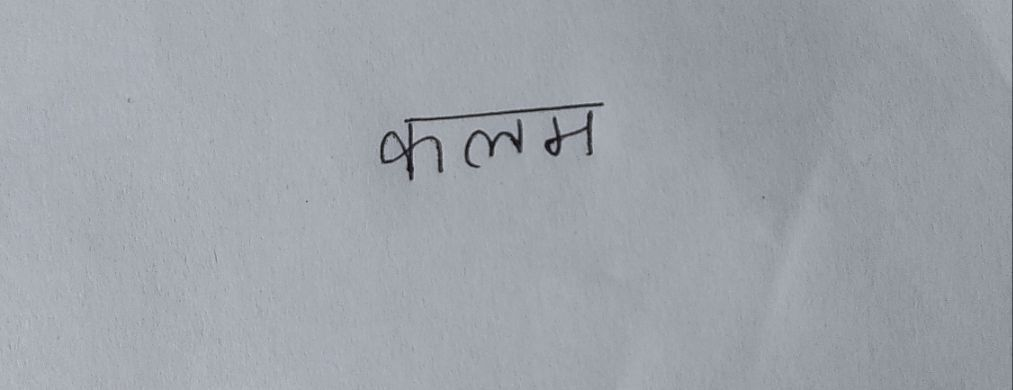
#> input picture word_segmentation/kalama_nocam.jpg, 1013 x 390 px, found by its file name
$ python bgremover.py
#> lines starting #> are read from the running program, lines starting #| are printed output that depends on the picture; after the words box and inside, x2 and y2 are one past the last pixel; in counts of white or black regions, pixels touching at a corner belong together
import cv2
import numpy as np
from PIL import Image

def preprocess_image(image_path):
    # Open the image file
#> called with image_path = 'word_segmentation\\kalama_nocam.jpg'
    img = Image.open(image_path)
#> img is the input picture: PIL image 1013x390 RGB; mean R, G, B 158.1, 163.1, 169.1

    # Convert the image to a numpy array
    img_array = np.array(img)

    # Check if the image is grayscale
    if len(img_array.shape) == 2 or img_array.shape[2] == 1:
        # The image is already grayscale
        gray = img_array
    else:
        # The image is not grayscale, convert it
        gray = cv2.cvtColor(img_array, cv2.COLOR_RGB2GRAY)

    # Apply a Gaussian blur to reduce noise
    blurred = cv2.GaussianBlur(gray, (5, 5), 0)

    # Apply adaptive thresholding
    binary = cv2.adaptiveThreshold(blurred, 255, cv2.ADAPTIVE_THRESH_GAUSSIAN_C,
                                   cv2.THRESH_BINARY_INV, 11, 2)
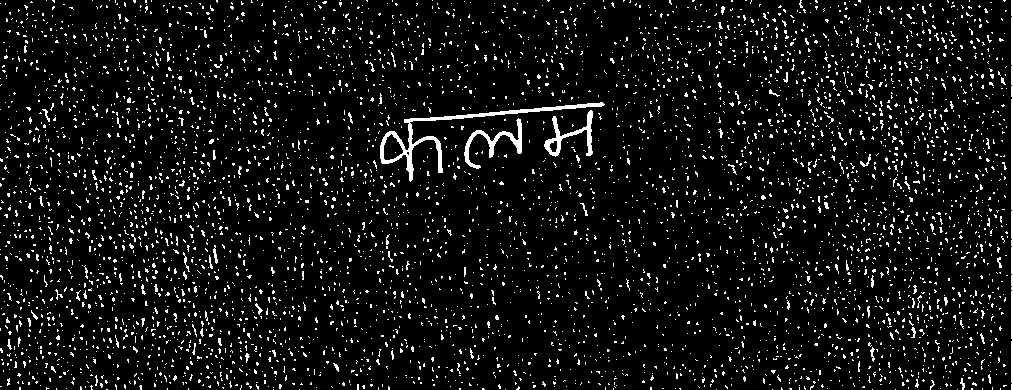
#> binary: shape (390, 1013); 6.8% white in thin lines or dots

    # Add morphological operations here to remove small noise - use opening
    kernel = np.ones((3,3),np.uint8)
    opening = cv2.morphologyEx(binary, cv2.MORPH_OPEN, kernel, iterations=1)
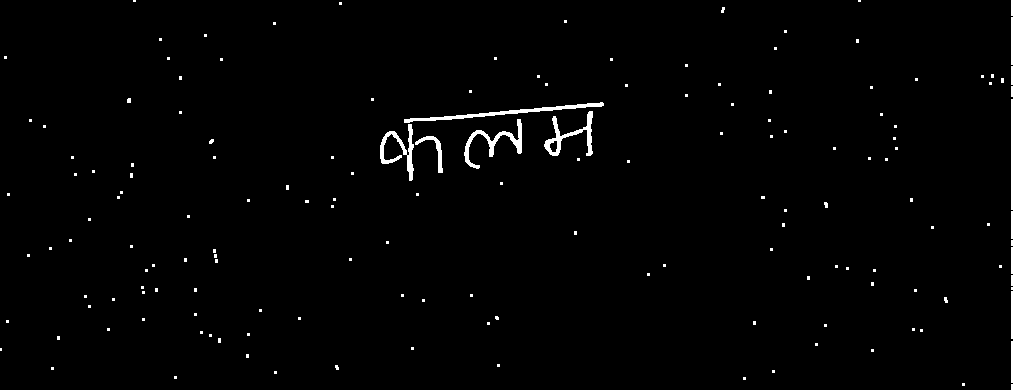
#> opening: shape (390, 1013); 1.2% white; 160 white regions (144 under 20 px), largest, box (x1, y1, x2, y2) and area: (404, 102, 604, 123) 732, (464, 119, 522, 169) 621, (544, 111, 593, 156) 592

    final_img = cv2.bitwise_not(opening)

    preprocessed_img = Image.fromarray(final_img)
    preprocessed_img.save('word_segmentation\\preprocessed_image.png')

# Test with an example file path; replace with actual file path when running
preprocess_image('word_segmentation\\kalama_nocam.jpg')
